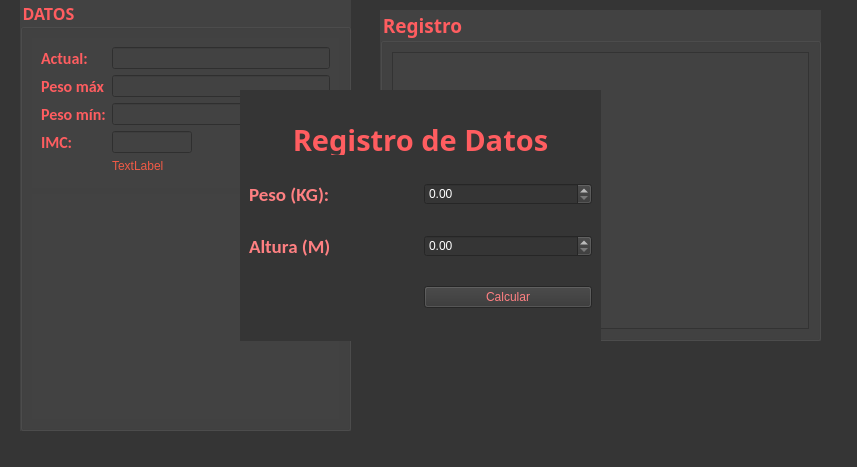
<?xml version="1.0" encoding="UTF-8"?>
<ui version="4.0">
 <class>Principal</class>
 <widget class="QMainWindow" name="Principal">
  <property name="geometry">
   <rect>
    <x>0</x>
    <y>0</y>
    <width>857</width>
    <height>467</height>
   </rect>
  </property>
  <property name="windowTitle">
   <string>Calculo de Peso</string>
  </property>
  <property name="windowIcon">
   <iconset resource="Recursos.qrc">
    <normaloff>:/Imagenes/Recursos/escala-de-peso.png</normaloff>:/Imagenes/Recursos/escala-de-peso.png</iconset>
  </property>
  <property name="styleSheet">
   <string notr="true">background-color: rgb(53, 53, 53);</string>
  </property>
  <widget class="QWidget" name="centralwidget">
   <widget class="QGroupBox" name="groupDato">
    <property name="geometry">
     <rect>
      <x>20</x>
      <y>0</y>
      <width>331</width>
      <height>431</height>
     </rect>
    </property>
    <property name="font">
     <font>
      <family>Script MT Bold</family>
      <pointsize>12</pointsize>
      <weight>75</weight>
      <bold>true</bold>
     </font>
    </property>
    <property name="styleSheet">
     <string notr="true">background-color: rgb(66, 66, 66);
color: rgb(255, 93, 96);</string>
    </property>
    <property name="title">
     <string>DATOS</string>
    </property>
    <layout class="QVBoxLayout" name="verticalLayout">
     <item>
      <widget class="QWidget" name="widget_3" native="true">
       <property name="maximumSize">
        <size>
         <width>16777215</width>
         <height>150</height>
        </size>
       </property>
       <layout class="QFormLayout" name="formLayout">
        <item row="0" column="0">
         <widget class="QLabel" name="label_5">
          <property name="font">
           <font>
            <family>Calibri</family>
            <pointsize>12</pointsize>
            <weight>75</weight>
            <bold>true</bold>
           </font>
          </property>
          <property name="text">
           <string>Actual:</string>
          </property>
         </widget>
        </item>
        <item row="0" column="1">
         <widget class="QLineEdit" name="outActual"/>
        </item>
        <item row="1" column="0">
         <widget class="QLabel" name="label_7">
          <property name="font">
           <font>
            <family>Calibri</family>
            <pointsize>12</pointsize>
            <weight>75</weight>
            <bold>true</bold>
           </font>
          </property>
          <property name="text">
           <string>Peso máx</string>
          </property>
         </widget>
        </item>
        <item row="1" column="1">
         <widget class="QLineEdit" name="outMax"/>
        </item>
        <item row="2" column="0">
         <widget class="QLabel" name="label_6">
          <property name="font">
           <font>
            <family>Calibri</family>
            <pointsize>12</pointsize>
            <weight>75</weight>
            <bold>true</bold>
           </font>
          </property>
          <property name="text">
           <string>Peso mín:</string>
          </property>
         </widget>
        </item>
        <item row="2" column="1">
         <widget class="QLineEdit" name="outMin"/>
        </item>
        <item row="3" column="0">
         <widget class="QLabel" name="label_8">
          <property name="font">
           <font>
            <family>Calibri</family>
            <pointsize>12</pointsize>
            <weight>75</weight>
            <bold>true</bold>
           </font>
          </property>
          <property name="text">
           <string>IMC:</string>
          </property>
         </widget>
        </item>
        <item row="3" column="1">
         <widget class="QLineEdit" name="outIMC">
          <property name="maximumSize">
           <size>
            <width>80</width>
            <height>16777215</height>
           </size>
          </property>
         </widget>
        </item>
        <item row="4" column="1">
         <widget class="QLabel" name="outEstado">
          <property name="styleSheet">
           <string notr="true">font: 75 12pt &quot;MS Shell Dlg 2&quot;;
color: rgb(240, 90, 70);</string>
          </property>
          <property name="text">
           <string>TextLabel</string>
          </property>
         </widget>
        </item>
       </layout>
      </widget>
     </item>
     <item>
      <widget class="QWidget" name="widget_2" native="true"/>
     </item>
    </layout>
   </widget>
   <widget class="QGroupBox" name="groupRegistro">
    <property name="geometry">
     <rect>
      <x>380</x>
      <y>10</y>
      <width>441</width>
      <height>331</height>
     </rect>
    </property>
    <property name="font">
     <font>
      <family>Script MT Bold</family>
      <pointsize>14</pointsize>
      <weight>75</weight>
      <bold>true</bold>
     </font>
    </property>
    <property name="styleSheet">
     <string notr="true">background-color: rgb(66, 66, 66);
color: rgb(255, 93, 96);</string>
    </property>
    <property name="title">
     <string>Registro</string>
    </property>
    <layout class="QVBoxLayout" name="verticalLayout_2">
     <item>
      <widget class="QTableWidget" name="outRegistro"/>
     </item>
    </layout>
   </widget>
   <widget class="QWidget" name="groupReg" native="true">
    <property name="geometry">
     <rect>
      <x>240</x>
      <y>90</y>
      <width>361</width>
      <height>251</height>
     </rect>
    </property>
    <property name="styleSheet">
     <string notr="true">background-color: rgb(53, 53, 53);</string>
    </property>
    <layout class="QVBoxLayout" name="verticalLayout_3">
     <item>
      <widget class="QWidget" name="widget" native="true">
       <layout class="QGridLayout" name="gridLayout_2">
        <item row="2" column="1">
         <widget class="QDoubleSpinBox" name="intPeso">
          <property name="styleSheet">
           <string notr="true">color: rgb(255, 255, 255);</string>
          </property>
         </widget>
        </item>
        <item row="0" column="0" colspan="2">
         <widget class="QLabel" name="label">
          <property name="maximumSize">
           <size>
            <width>16777215</width>
            <height>35</height>
           </size>
          </property>
          <property name="font">
           <font>
            <family>Script MT Bold</family>
            <pointsize>12</pointsize>
            <weight>75</weight>
            <italic>false</italic>
            <bold>true</bold>
           </font>
          </property>
          <property name="styleSheet">
           <string notr="true">color: rgb(255, 93, 96);</string>
          </property>
          <property name="text">
           <string>&lt;html&gt;&lt;head/&gt;&lt;body&gt;&lt;p align=&quot;center&quot;&gt;&lt;span style=&quot; font-size:22pt;&quot;&gt;Registro de Datos&lt;/span&gt;&lt;/p&gt;&lt;/body&gt;&lt;/html&gt;</string>
          </property>
         </widget>
        </item>
        <item row="3" column="0">
         <widget class="QLabel" name="label_4">
          <property name="font">
           <font>
            <family>Calibri</family>
            <pointsize>14</pointsize>
            <weight>75</weight>
            <bold>true</bold>
           </font>
          </property>
          <property name="styleSheet">
           <string notr="true">color: rgb(255, 128, 130);</string>
          </property>
          <property name="text">
           <string>Altura (M)</string>
          </property>
         </widget>
        </item>
        <item row="2" column="0">
         <widget class="QLabel" name="label_3">
          <property name="font">
           <font>
            <family>Calibri</family>
            <pointsize>14</pointsize>
            <weight>75</weight>
            <bold>true</bold>
           </font>
          </property>
          <property name="styleSheet">
           <string notr="true">color: rgb(255, 128, 130);</string>
          </property>
          <property name="text">
           <string>Peso (KG):</string>
          </property>
         </widget>
        </item>
        <item row="3" column="1">
         <widget class="QDoubleSpinBox" name="intAltura">
          <property name="styleSheet">
           <string notr="true">color: rgb(255, 255, 255);</string>
          </property>
         </widget>
        </item>
        <item row="4" column="1">
         <widget class="QPushButton" name="Calcular">
          <property name="styleSheet">
           <string notr="true">color: rgb(255, 128, 130);</string>
          </property>
          <property name="text">
           <string>Calcular</string>
          </property>
         </widget>
        </item>
       </layout>
      </widget>
     </item>
    </layout>
   </widget>
  </widget>
  <widget class="QMenuBar" name="menubar">
   <property name="geometry">
    <rect>
     <x>0</x>
     <y>0</y>
     <width>857</width>
     <height>20</height>
    </rect>
   </property>
  </widget>
  <widget class="QStatusBar" name="statusbar"/>
 </widget>
 <resources>
  <include location="Recursos.qrc"/>
 </resources>
 <connections/>
</ui>
